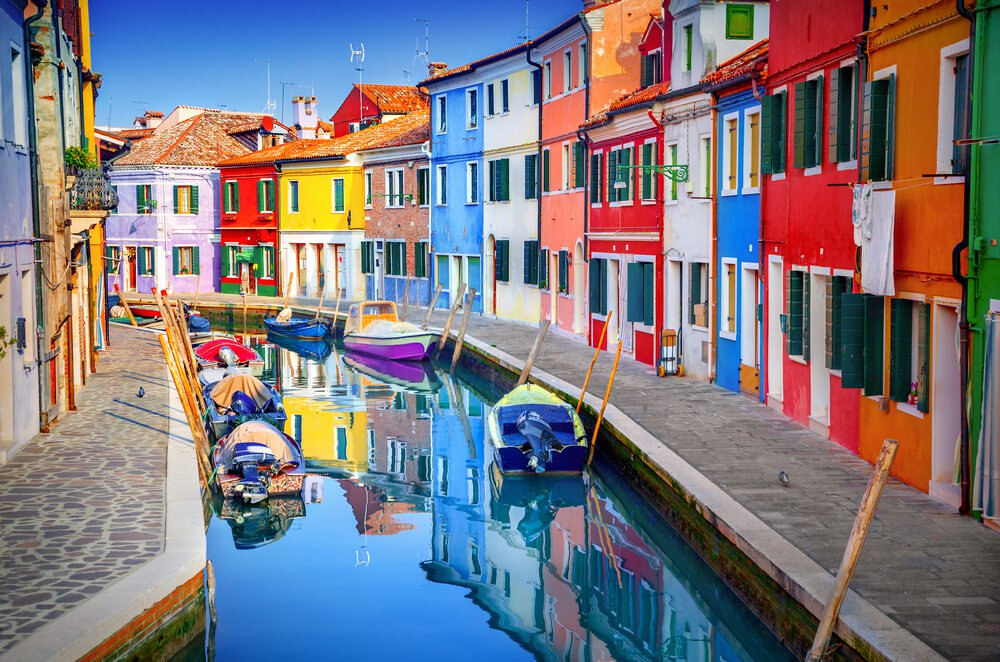
#> input picture python-project-color-detection/colorpic.jpg, 1000 x 662 px
$ python ImageSegmentation.py
#> lines starting #> are read from the running program, lines starting #| are printed output that depends on the picture; after the words box and inside, x2 and y2 are one past the last pixel; in counts of white or black regions, pixels touching at a corner belong together

import cv2
import numpy as np
import matplotlib.pyplot as plt

# Take the input image path from the user
image_path = input("Please enter the path to your image: ")
#> the answer given: ../python-project-color-detection/colorpic.jpg

# Load the image using OpenCV
image = cv2.imread(image_path)
#> image is the input picture: shape (662, 1000, 3); mean B, G, R 127.2, 120.1, 124.8

# Check if the image was loaded successfully
if image is None:
    print("Error: Could not load the image. Please check the file path.")
else:
    # Convert the image to grayscale
    gray_image = cv2.cvtColor(image, cv2.COLOR_BGR2GRAY)
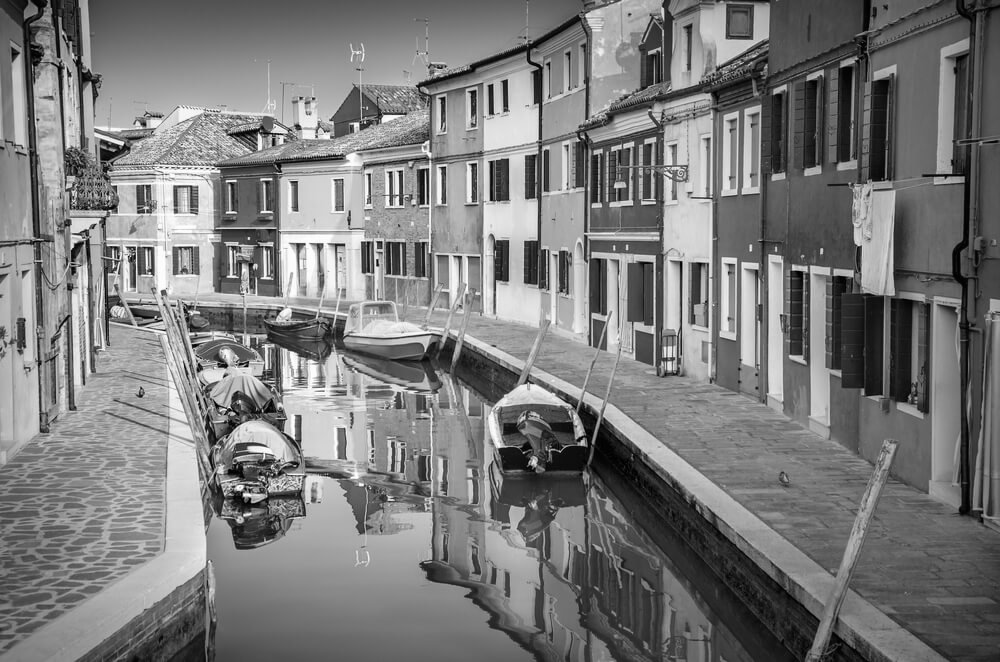
#> gray_image: shape (662, 1000); min 0, max 255, mean 122.4

    # Apply binary thresholding (128 is the threshold, and 255 is the max value for pixels above the threshold)
    _, segmented_image = cv2.threshold(gray_image, 128, 255, cv2.THRESH_BINARY)
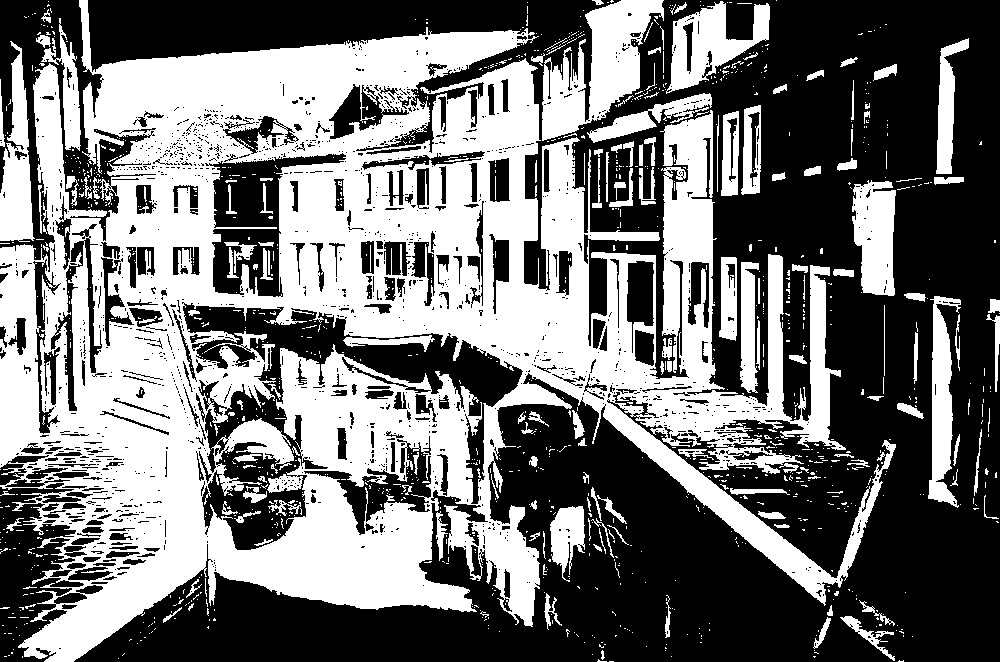
#> segmented_image: shape (662, 1000); 45.4% white; 1231 white regions (1062 under 20 px), largest, box (x1, y1, x2, y2) and area: (0, 0, 896, 662) 247647, (542, 0, 664, 141) 8252, (666, 1, 770, 94) 4329

    # Display the segmented image using matplotlib
    plt.imshow(segmented_image, cmap='gray')
    plt.title('Segmented Image')
    plt.axis('off')  # Hide the axes
    plt.show()
